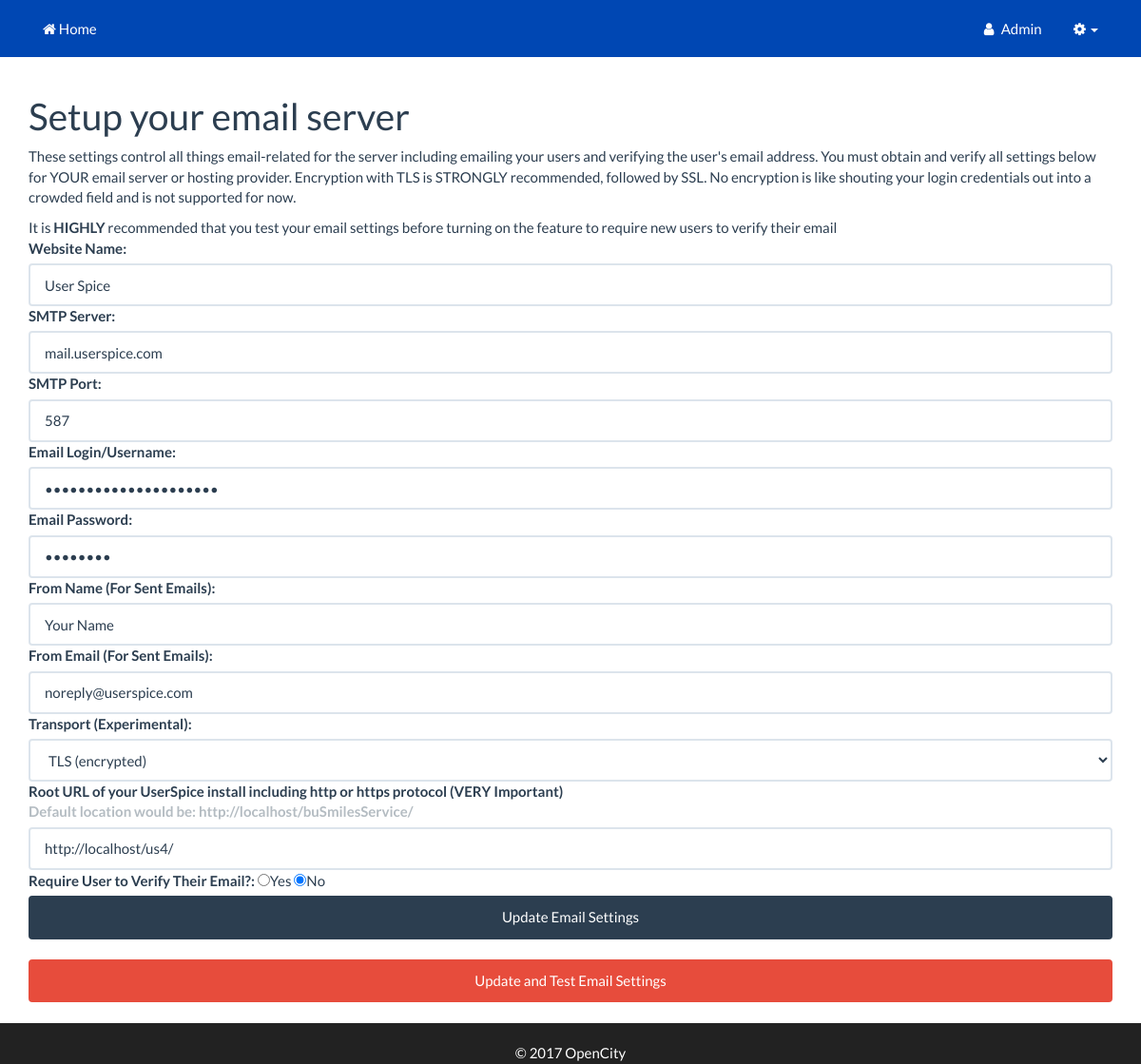
The page /buSmilesService/users/email_settings.php (signed in) on the database its author committed.
### tables this page shows
CREATE TABLE `users` (
  `id` int(11) NOT NULL,
  `email` varchar(155) NOT NULL,
  `username` varchar(255) NOT NULL,
  `password` varchar(255) NOT NULL,
  `fname` varchar(255) NOT NULL,
  `lname` varchar(255) NOT NULL,
  `permissions` int(11) NOT NULL,
  `logins` int(100) NOT NULL,
  `account_owner` tinyint(4) NOT NULL DEFAULT '0',
  `account_id` int(11) NOT NULL DEFAULT '0',
  `company` varchar(255) NOT NULL,
  `stripe_cust_id` varchar(255) NOT NULL,
  `billing_phone` varchar(20) NOT NULL,
  `billing_srt1` varchar(255) NOT NULL,
  `billing_srt2` varchar(255) NOT NULL,
  `billing_city` varchar(255) NOT NULL,
  `billing_state` varchar(255) NOT NULL,
  `billing_zip_code` varchar(255) NOT NULL,
  `join_date` datetime NOT NULL,
  `last_login` datetime NOT NULL,
  `email_verified` tinyint(4) NOT NULL DEFAULT '0',
  `vericode` varchar(15) NOT NULL,
  `title` varchar(100) NOT NULL,
  `active` int(1) NOT NULL,
  `custom1` varchar(255) NOT NULL,
  `custom2` varchar(255) NOT NULL,
  `custom3` varchar(255) NOT NULL,
  `custom4` varchar(255) NOT NULL,
  `custom5` varchar(255) NOT NULL,
  `oauth_provider` varchar(255) NOT NULL,
  `oauth_uid` varchar(255) NOT NULL,
  `gender` varchar(10) NOT NULL,
  `locale` varchar(10) NOT NULL,
  `gpluslink` varchar(255) NOT NULL,
  `picture` varchar(255) NOT NULL,
  `created` datetime NOT NULL,
  `modified` datetime NOT NULL,
  `fb_uid` varchar(255) NOT NULL,
  `un_changed` int(1) NOT NULL
);

CREATE TABLE `email` (
  `id` int(11) NOT NULL,
  `website_name` varchar(100) NOT NULL,
  `smtp_server` varchar(100) NOT NULL,
  `smtp_port` int(10) NOT NULL,
  `email_login` varchar(150) NOT NULL,
  `email_pass` varchar(100) NOT NULL,
  `from_name` varchar(100) NOT NULL,
  `from_email` varchar(150) NOT NULL,
  `transport` varchar(255) NOT NULL,
  `verify_url` varchar(255) NOT NULL,
  `email_act` int(1) NOT NULL
);

### buSmilesService/users/classes/Config.php (called while the page is built)
<?php
class Config {
	public static function get($path = null){
		if($path){
			$config = $GLOBALS['config'];
			$path = explode('/', $path);
			foreach ($path as $bit) {
				if(isset($config[$bit])){
					$config = $config[$bit];
				} else {
					return false;
				}
			}
			return $config;
		}
		return false;
	}
}

### buSmilesService/users/classes/DB.php (called while the page is built, shortened)
<?php
class DB {
	private static $_instance = null;
	private $_pdo, $_query, $_error = false, $_results, $_resultsArray, $_count = 0, $_lastId, $_queryCount=0;
	private function __construct(){
		try{
			$this->_pdo = new PDO('mysql:host=' .
				Config::get('mysql/host') .';dbname='.
				Config::get('mysql/db'),
				Config::get('mysql/username'),
				Config::get('mysql/password'),
				array(PDO::MYSQL_ATTR_INIT_COMMAND => "SET SESSION sql_mode = ''"));
		} catch(PDOException $e){
			die($e->getMessage());
		}
	}
	public static function getInstance(){
		if (!isset(self::$_instance)) {
			self::$_instance = new DB();
		}
		return self::$_instance;
	}
	public function query($sql, $params = array()){
		$this->_error = false;
		if ($this->_query = $this->_pdo->prepare($sql)) {
			$x = 1;
			if (count($params)) {
				foreach ($params as $param) {
					$this->_query->bindValue($x, $param);
					$x++;
				}
			}
			if ($this->_query->execute()) {
				$this->_results = $this->_query->fetchALL(PDO::FETCH_OBJ);
				$this->_count = $this->_query->rowCount();
			} else{
				$this->_error = true;
			}
		}
		return $this;
	}
	public function action($action, $table, $where = array()){
		$sql = "{$action} FROM {$table}";
		$value = '';
		if (count($where) === 3) {
			$operators = array('=', '>', '<', '>=', '<=');
			$field = $where[0];
			$operator = $where[1];
			$value = $where[2];
			if(in_array($operator, $operators)){
				$sql .= " WHERE {$field} {$operator} ?";
			}
		}
		if (!$this->query($sql, array($value))->error()) {
			return $this;
		}
		return false;
	}
	public function get($table, $where){
		return $this->action('SELECT *', $table, $where);
	}
	public function results($assoc = false){
		return $this->_results;
	}
	public function first(){
		return $this->results()[0];
	}
	public function count(){
		return $this->_count;
	}
	public function error(){
		return $this->_error;
	}
}

### buSmilesService/users/classes/User.php (called while the page is built, shortened)
<?php
class User {
	private $_db, $_data, $_sessionName, $_isLoggedIn, $_cookieName;
	public function __construct($user = null){
		$this->_db = DB::getInstance();
		$this->_sessionName = Config::get('session/session_name');
		if (!$user) {
			if (Session::exists($this->_sessionName)) {
				$user = Session::get($this->_sessionName);
				if ($this->find($user)) {
					$this->_isLoggedIn = true;
				} else {
				}
			}
		} else {
			$this->find($user);
		}
	}
	public function find($user = null){
		if ($user) {
			if(is_numeric($user)){
				$field = 'id';
			}elseif(!filter_var($user, FILTER_VALIDATE_EMAIL) === false){
				$field = 'email';
			}else{
				$field = 'username';
			}
			$data = $this->_db->get('users', array($field, '=', $user));
			if ($data->count()) {
				$this->_data = $data->first();
				if($this->data()->account_id == 0 && $this->data()->account_owner == 1){
					$this->_data->account_id = $this->_data->id;
				}
				return true;
			}
		}
		return false;
	}
	public function data(){
		return $this->_data;
	}
	public function isLoggedIn(){
		return $this->_isLoggedIn;
	}
}

### buSmilesService/users/classes/Session.php (called while the page is built, shortened)
<?php
class Session {
	public static function exists($name){
		return (isset($_SESSION[$name])) ? true : false;
	}
	public static function get($name){
		return $_SESSION[$name];
	}
}

### buSmilesService/users/init.php (called while the page is built, shortened)
<?php
$abs_us_root=$_SERVER['DOCUMENT_ROOT'];
$self_path=explode("/", $_SERVER['PHP_SELF']);
$self_path_length=count($self_path);
for($i = 1; $i < $self_path_length; $i++){
	array_splice($self_path, $self_path_length-$i, $i);
	$us_url_root=implode("/",$self_path)."/";
	if (file_exists($abs_us_root.$us_url_root.'z_us_root.php')){
		break;
	}else{
		$file_found=FALSE;
	}
}
require_once $abs_us_root.$us_url_root.'users/helpers/helpers.php';
require_once $abs_us_root.$us_url_root.'users/classes/Config.php';
require_once $abs_us_root.$us_url_root.'users/classes/DB.php';
require_once $abs_us_root.$us_url_root.'users/classes/Session.php';
require_once $abs_us_root.$us_url_root.'users/classes/User.php';
$user = new User();

### buSmilesService/users/helpers/us_helpers.php (called while the page is built, shortened)
<?php
function securePage($uri){
	$abs_us_root=$_SERVER['DOCUMENT_ROOT'];
	$self_path=explode("/", $_SERVER['PHP_SELF']);
	$self_path_length=count($self_path);
	for($i = 1; $i < $self_path_length; $i++){
		array_splice($self_path, $self_path_length-$i, $i);
		$us_url_root=implode("/",$self_path)."/";
		if (file_exists($abs_us_root.$us_url_root.'z_us_root.php')){
			break;
		}else{
			$file_found=FALSE;
		}
	}
	$urlRootLength=strlen($us_url_root);
	$page=substr($uri,$urlRootLength,strlen($uri)-$urlRootLength);
	$db = DB::getInstance();
	global $user;
	$query = $db->query("SELECT id, page, private FROM pages WHERE page = ?",[$page]);
	$results = $query->first();
	$pageDetails = array( 'id' =>$results->id, 'page' => $results->page, 'private' =>$results->private);
	$pageID = $results->id;
	if (empty($pageDetails)){
		return true;
	}elseif ($pageDetails['private'] == 0){
		return true;
	}else {
		$query = $db->query("SELECT permission_id FROM permission_page_matches WHERE page_id = ?",[$pageID]);
		$permission = $query->results();
		$pagePermissions[] = $permission;
		if (checkPermission($pagePermissions)){
			return true;
		}elseif  (in_array($user->data()->id, $master_account)){
			return true;
		}
	}
}
function checkPermission($permission) {
	$db = DB::getInstance();
	global $user;
	$access = 0;
	foreach($permission[0] as $perm){
		if ($access == 0){
			$query = $db->query("SELECT id FROM user_permission_matches  WHERE user_id = ? AND permission_id = ?",array($user->data()->id,$perm->permission_id));
			$results = $query->count();
			if ($results > 0){
				$access = 1;
			}
		}
	}
	if ($access == 1){
		return true;
	}
}

### buSmilesService/users/email_settings.php (the view, shortened to what this page needs)
<?php require_once 'init.php'; ?>
<?php require_once $abs_us_root.$us_url_root.'users/includes/header.php'; ?>
<?php require_once $abs_us_root.$us_url_root.'users/includes/navigation.php'; ?>
<?php if (!securePage($_SERVER['PHP_SELF'])){die();} ?>
<?php
$urlProtocol=isset($_SERVER['HTTPS']) ? 'https://' : 'http://';
?>
<div id="page-wrapper">
  <div class="container">
    <div class="row">
      <div class="col-sm-12">
<h1>Setup your email server</h1>
<p>
  These settings control all things email-related for the server including emailing your users and verifying the user's email address.
  You must obtain and verify all settings below for YOUR email server or hosting provider. Encryption with TLS is STRONGLY recommended,
  followed by SSL. No encryption is like shouting your login credentials out into a crowded field and is not supported for now.
</p>
</p>It is <strong>HIGHLY</strong> recommended that you test your email settings before turning on the feature to require new users to verify their email<br>
<form name='update' action='email_settings.php' method='post'>
<label>Website Name:</label>
  <input required size='50' class='form-control' type='text' name='website_name' value='<?=$results->website_name?>' />
<label>SMTP Server:</label>
  <input required size='50' class='form-control' type='text' name='smtp_server' value='<?=$results->smtp_server?>' />
<label>SMTP Port:</label>
  <input required size='50' class='form-control' type='text' name='smtp_port' value='<?=$results->smtp_port?>' />
<label>Email Login/Username:</label>
  <input required size='50' class='form-control' type='password' name='email_login' value='<?=$results->email_login?>' />
<label>Email Password:</label>
  <input required size='50' class='form-control' type='password' name='email_pass' value='<?=$results->email_pass?>' />
<label>From Name (For Sent Emails):</label>
  <input required size='50' class='form-control' type='text' name='from_name' value='<?=$results->from_name?>' />
<label>From Email (For Sent Emails):</label>
  <input required size='50' class='form-control' type='text' name='from_email' value='<?=$results->from_email?>' />
<label>Transport (Experimental):</label>
<select class="form-control" name="transport">
	<option value="tls" <?php if($results->transport=='tls') echo 'selected="selected"'; ?> >TLS (encrypted)</option>
</select>
<label>Root URL of your UserSpice install including http or https protocol (VERY Important) <br/><div class="text-muted"> <?="Default location would be: ".$urlProtocol.$_SERVER['HTTP_HOST'].$us_url_root?></div></label>
  <input required  size='50' class='form-control' type='text' name='verify_url' value='<?=$results->verify_url?>' />
<label>Require User to Verify Their Email?:</label>
<input type="radio" name="email_act" value="1" <?php echo ($results->email_act==1)?'checked':''; ?> size="25">Yes</input>
<input type="radio" name="email_act" value="0" <?php echo ($results->email_act==0)?'checked':''; ?> size="25">No</input>
<input class='btn btn-primary' name="update_only" type='submit' value='Update Email Settings' class='submit' /><br><br>
<input class='btn btn-danger' name="update_and_test" type='submit' value='Update and Test Email Settings' class='submit' /><br><br>
</form>
</div>
</div>
</div>
</div>
<?php require_once $abs_us_root.$us_url_root.'users/includes/page_footer.php';  ?>
<?php require_once $abs_us_root.$us_url_root.'users/includes/html_footer.php';  ?>

### buSmilesService/users/includes/navigation.php (shortened to what this page needs)
<div class="navbar navbar-fixed-top navbar-inverse" role="navigation">
	<div class="container">
		<div class="collapse navbar-collapse navbar-top-menu-collapse navbar-right">
			<ul class="nav navbar-nav ">
				<?php if($user->isLoggedIn()){ ?>
					<li><a href="<?=$us_url_root?>users/account.php"><i class="fa fa-fw fa-user"></i> <?php echo ucfirst($user->data()->username);?></a></li>
					<li class="dropdown hidden-xs"><a class="dropdown-toggle" href="#" data-toggle="dropdown"><i class="fa fa-fw fa-cog"></i><b class="caret"></b></a>
					</li>
				<?php }  ?>
			</ul>
		</div>
	<?php require_once $abs_us_root.$us_url_root.'usersc/includes/navigation.php';?>
	</div>
</div>

### buSmilesService/users/css/sb-admin.css (style rules this page uses)
body { margin-top: 50px; background-color: #222; }
@media (min-width:768px) { body { margin-top: 50px; } }
#page-wrapper { width: 100%; background-color: #fff; }
@media (min-width:768px) { #page-wrapper { padding-top: 30px; } }
.btn { width: 100%; }

### buSmilesService/usersc/includes/bootstrap_corrections.php (style rules this page uses)
@media screen and (min-width: 1200px) { body { padding-top: -80px !important; } }

### rows shown on the page
users: username "Admin"
email: website_name "User Spice", smtp_server "mail.userspice.com", smtp_port "587", from_name "Your Name", from_email "noreply@userspice.com", transport "TLS (encrypted)", verify_url "http://localhost/us4/", email_act "☑"

### other values the page prints
$urlProtocol "http://"
$_SERVER['HTTP_HOST'] "localhost"
$us_url_root "/buSmilesService/"
$copyright_message "2017 OpenCity"
